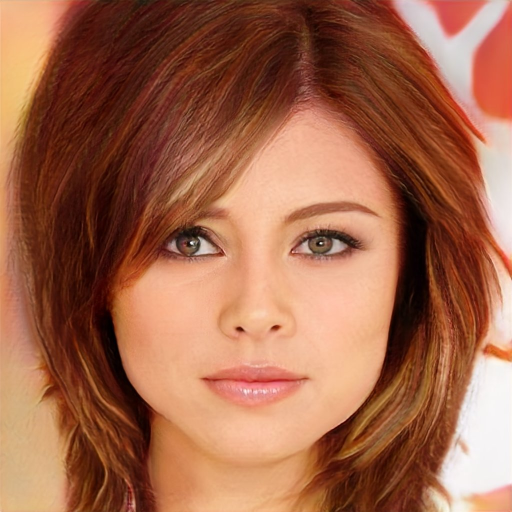
#> input picture sample_test/test_image_1.jpg, 1024 x 1024 px (shown at 1/2 size)
$ python -i extract_mlp.py   (imports and definitions only)
#> lines starting #> are read from the running program, lines starting #| are printed output that depends on the picture
#> further down, picture is the input picture: shape (1024, 1024, 3); mean B, G, R 75.7, 102.6, 161.6
import cv2
import numpy as np

from scipy.stats import (
    skew,
    kurtosis
)


class ExtraExtractorMLP:

    def extract(self, image):

        image = cv2.resize(
            image,
            (96, 96)
        )
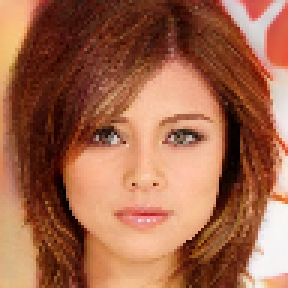
#> image: shape (96, 96, 3) (shown 3 times larger); mean of channels 0, 1, 2 75.6, 102.5, 161.5; drawn as B, G, R

        gray = cv2.cvtColor(
            image,
            cv2.COLOR_BGR2GRAY
        )
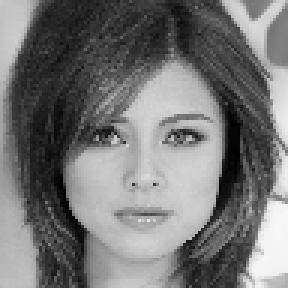
#> gray: shape (96, 96) (shown 3 times larger); min 1, max 247, mean 117.1

        features = []

        # -------------------
        # COLOR FEATURES (12)
        # -------------------

        for channel in cv2.split(image):

            features.extend([

                channel.mean(),
                channel.std(),

                skew(
                    channel.ravel()
                ),

                kurtosis(
                    channel.ravel()
                )

            ])
#> this loop made 3 passes
#> after the loop, features = [75.63, 64.09, 0.648, -0.596, 102.5, 68.69, 0.25, -1.36, 161.5, 68.41, -0.199, -1.38]

        # -------------------
        # EDGE FEATURES (3)
        # -------------------

        edges = cv2.Canny(
            gray,
            100,
            200
        )
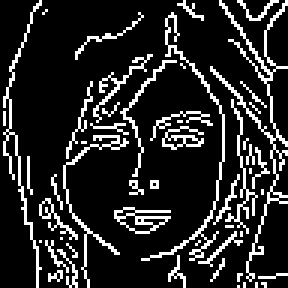
#> edges: shape (96, 96) (shown 3 times larger); 15.6% white in thin lines or dots

        features.extend([

            edges.mean(),
            edges.std(),

            np.count_nonzero(
                edges
            ) / edges.size

        ])

        # -------------------
        # GLOBAL STATS (4)
        # -------------------

        features.extend([

            gray.mean(),
            gray.std(),

            skew(
                gray.ravel()
            ),

            kurtosis(
                gray.ravel()
            )

        ])

        return np.asarray(
            features,
            dtype=np.float32
        )

>>> import cv2
>>> picture = cv2.imread('../../sample_test/test_image_1.jpg')
>>> result = ExtraExtractorMLP().extract(picture)
#> result = 19 values, max 161.5 at index 8, min -1.43 at index 18, mean 44.93
